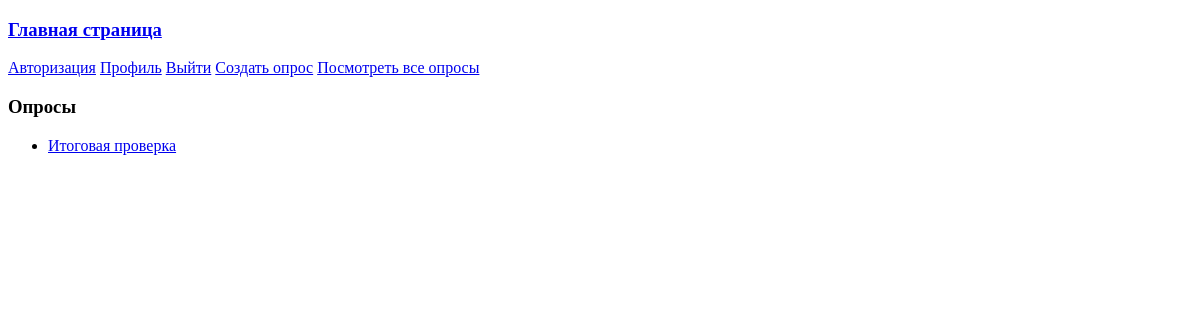
Before: /polls (signed in) with the older database file.
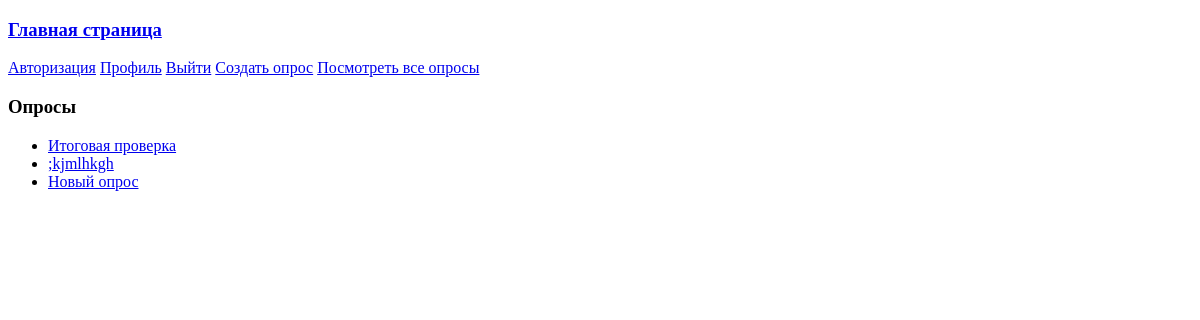
After: the same page with the newer database file.
### monolith/models.py (models this page shows, shortened)
class Post(models.Model):
    name = models.CharField(max_length=254, verbose_name='Название поста', blank=False)
    content = models.TextField(blank=True, default=" ", null=True)
    date_created = models.DateTimeField(auto_now_add=True, verbose_name='Дата публикации')
    photo = models.ImageField(verbose_name='Фото', upload_to='photo', null=True, blank=True)

### monolith/views.py (the view)
# urls.py: path('polls', PollsList.as_view(), name='polls_list'),
class PollsList(generic.ListView):
    template_name = 'polls/polls_list.html'
    context_object_name = 'list'
    def get_queryset(self):
        return Post.objects.all()

### monolith/templates/polls/polls_list.html
{% extends 'base.html' %}
{% block content %}
<h3>Опросы</h3>
{% if list %}
<ul>
    {% for post in list %}
    <li><a href="{% url 'detail' post.id %}">{{post.name}}</a></li>
    {% endfor %}
</ul>
{% else %}
<p>
    Нет опросов!
</p>
{% endif %}
{% endblock %}

Changed rows visible on the page:
added Post: name ";kjmlhkgh"
added Post: name "Новый опрос"
